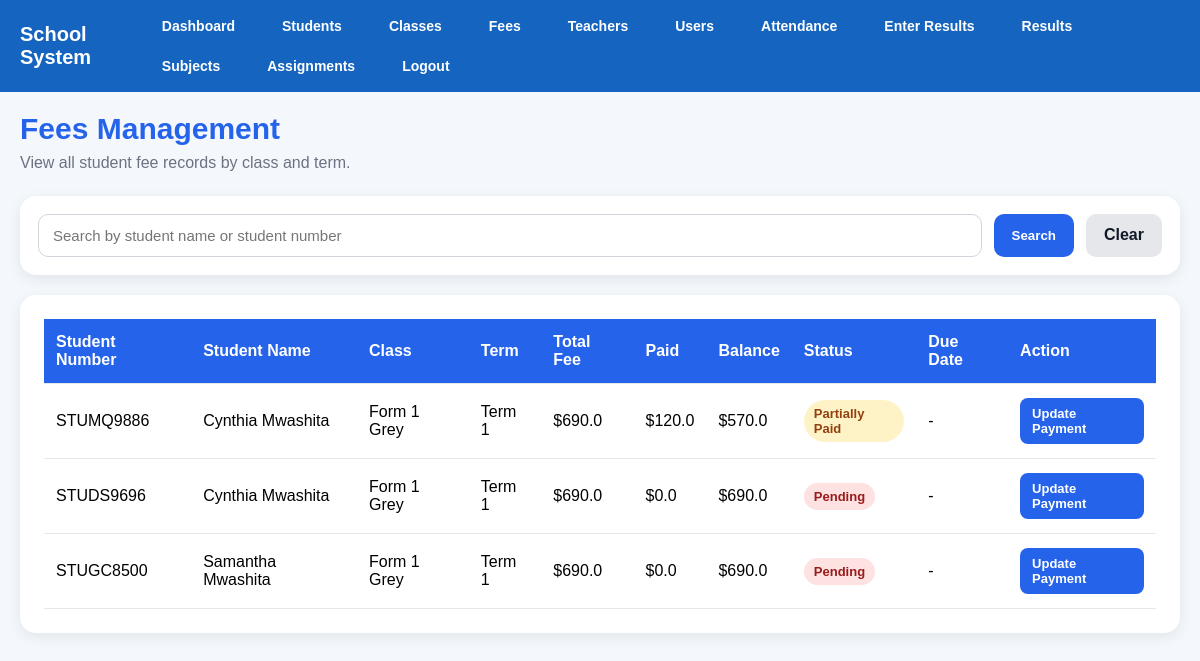
/fees (signed in), run on the app's committed database.
### tables this page shows
CREATE TABLE fees (
            id INTEGER PRIMARY KEY AUTOINCREMENT,
            student_id INTEGER NOT NULL,
            amount REAL DEFAULT 0,
            paid_amount REAL DEFAULT 0,
            balance REAL DEFAULT 0,
            status TEXT,
            due_date TEXT, term_name TEXT,
            FOREIGN KEY(student_id) REFERENCES students(id)
        );

CREATE TABLE students (
            id INTEGER PRIMARY KEY AUTOINCREMENT,
            first_name TEXT NOT NULL,
            last_name TEXT NOT NULL,
            gender TEXT,
            dob TEXT,
            class_name TEXT
        , boarding_status TEXT, guardian2_name TEXT, guardian2_phone TEXT, student_number TEXT, birthday TEXT, enrollment_date TEXT, leaving_year TEXT, home_address TEXT, mailing_address TEXT, student_phone TEXT, medical_info TEXT, emergency_contact TEXT, guardian1_relationship TEXT, guardian1_whatsapp TEXT, guardian1_email TEXT, guardian2_relationship TEXT, guardian2_whatsapp TEXT, guardian2_email TEXT, guardian1_name TEXT, guardian1_phone TEXT, current_status TEXT);

### app.py (the view, shortened to what this page needs)
@app.route("/fees")
@login_required
@roles_required("admin", "director")
def fees():
    conn = get_db()
    cursor = conn.cursor()
    search = request.args.get("search", "").strip()
    query = """
        SELECT
            f.*,
            s.first_name,
            s.last_name,
            s.student_number,
            s.class_name
        FROM fees f
        JOIN students s ON f.student_id = s.id
    """
    params = []
    query += " ORDER BY s.class_name, s.first_name, s.last_name, f.term_name"
    cursor.execute(query, params)
    fee_records = cursor.fetchall()
    conn.close()
    return render_template("fees.html", fee_records=fee_records, search=search)

### app.py (called while the page is built)
def get_db():
    database_url = os.environ.get("DATABASE_URL")
    if database_url:
        conn = psycopg2.connect(database_url, cursor_factory=RealDictCursor)
    else:
        conn = sqlite3.connect("school.db")
        conn.row_factory = sqlite3.Row
    return conn

def login_required(f):
    @wraps(f)
    def wrapper(*args, **kwargs):
        if "user_id" not in session:
            flash("Please log in first.", "warning")
            return redirect(url_for("login"))
        return f(*args, **kwargs)
    return wrapper

def roles_required(*allowed_roles):
    def decorator(f):
        @wraps(f)
        def wrapper(*args, **kwargs):
            if "user_id" not in session:
                flash("Please log in first.", "warning")
                return redirect(url_for("login"))
            if session.get("role") not in allowed_roles:
                flash("You are not allowed to access that page.", "danger")
                return redirect(url_for("dashboard"))
            return f(*args, **kwargs)
        return wrapper
    return decorator

### templates/fees.html (shortened to what this page needs)
{% extends "base.html" %}
{% block content %}
<div class="page-header">
    <h1>Fees Management</h1>
    <p>View all student fee records by class and term.</p>
</div>
<div class="search-card">
    <form method="GET" action="{{ url_for('fees') }}" class="search-form">
        <input
            type="text"
            name="search"
            placeholder="Search by student name or student number"
            value="{{ search or '' }}"
        >
        <button type="submit">Search</button>
        <a href="{{ url_for('fees') }}" class="clear-btn">Clear</a>
    </form>
</div>
<div class="card">
    {% if fee_records %}
    <div class="table-wrapper">
        <table>
            <thead>
                <tr>
                    <th>Student Number</th>
                    <th>Student Name</th>
                    <th>Class</th>
                    <th>Term</th>
                    <th>Total Fee</th>
                    <th>Paid</th>
                    <th>Balance</th>
                    <th>Status</th>
                    <th>Due Date</th>
                    <th>Action</th>
                </tr>
            </thead>
            <tbody>
                {% for fee in fee_records %}
                <tr>
                    <td>{{ fee.student_number }}</td>
                    <td>{{ fee.first_name }} {{ fee.last_name }}</td>
                    <td>{{ fee.class_name }}</td>
                    <td>{{ fee.term_name or "Not set" }}</td>
                    <td>${{ fee.amount }}</td>
                    <td>${{ fee.paid_amount }}</td>
                    <td>${{ fee.balance }}</td>
                    <td>
                        <span class="status-badge
                            {% if fee.status == 'Paid' %}paid
                            {% elif fee.status == 'Partially Paid' %}partial
                            {% else %}pending{% endif %}">
                            {{ fee.status }}
                        </span>
                    </td>
                    <td>{{ fee.due_date or "-" }}</td>
                    <td>
    <a href="{{ url_for('update_fee', fee_id=fee.id) }}" class="action-btn">Update Payment</a>
</td>
                </tr>
                {% endfor %}
            </tbody>
        </table>
    </div>
    {% else %}
        <p>No fee records found yet.</p>
    {% endif %}
</div>
{% endblock %}

### static/style.css (style rules this page uses)
body { font-family: Arial, sans-serif; background-color: #f4f6f9; margin: 0; padding: 0; }
table { width: 100%; border-collapse: collapse; background: white; }
th { background-color: #1e3a8a; color: white; padding: 10px; }
td { padding: 8px; border-bottom: 1px solid #ddd; }
button { background-color: #2563eb; color: white; padding: 8px 12px; border: none; border-radius: 5px; }

### templates/base.html (style rules this page uses)
body { margin: 0; font-family: Arial, sans-serif; background: #f4f8fc; }

### templates/fees.html (style rules this page uses)
.page-header { margin-bottom: 24px; }
.page-header h1 { margin: 0; color: #2563eb; font-size: 30px; }
.page-header p { margin-top: 8px; color: #6b7280; }
.card { background: white; border-radius: 16px; padding: 24px; box-shadow: 0 4px 14px rgba(0, 0, 0, 0.08); }
.table-wrapper { overflow-x: auto; }
table { width: 100%; border-collapse: collapse; min-width: 1000px; }
th, td { padding: 14px 12px; text-align: left; border-bottom: 1px solid #e5e7eb; }
th { background: #2563eb; color: white; font-weight: 600; }
.status-badge { display: inline-block; padding: 6px 10px; border-radius: 999px; font-size: 13px; font-weight: 600; }
.status-badge.partial { background: #fef3c7; color: #92400e; }
.status-badge.pending { background: #fee2e2; color: #991b1b; }
.action-btn { display: inline-block; background: #2563eb; color: white; text-decoration: none; padding: 8px 12px; border-radius: 8px; font-size: 13px; font-weight: 600; }
.search-card { background: white; border-radius: 16px; padding: 18px; box-shadow: 0 4px 14px rgba(0, 0, 0, 0.08); margin-bottom: 20px; }
.search-form { display: flex; gap: 12px; flex-wrap: wrap; }
.search-form input { flex: 1; min-width: 260px; padding: 12px 14px; border: 1px solid #d1d5db; border-radius: 10px; font-size: 15px; }
.search-form button { background: #2563eb; color: white; border: none; padding: 12px 18px; border-radius: 10px; font-weight: 600; cursor: pointer; }
.clear-btn { display: inline-block; background: #e5e7eb; color: #111827; text-decoration: none; padding: 12px 18px; border-radius: 10px; font-weight: 600; }

### data on the page
fees: student_number "STUMQ9886", first_name "Cynthia", last_name "Mwashita", class_name "Form 1 Grey", term_name "Term 1", amount "690.0", paid_amount "120.0", balance "570.0", status "Partially Paid", due_date "-"
fees: student_number "STUDS9696", first_name "Cynthia", last_name "Mwashita", class_name "Form 1 Grey", term_name "Term 1", amount "690.0", paid_amount "0.0", balance "690.0", status "Pending", due_date "-"
fees: student_number "STUGC8500", first_name "Samantha", last_name "Mwashita", class_name "Form 1 Grey", term_name "Term 1", amount "690.0", paid_amount "0.0", balance "690.0", status "Pending", due_date "-"
